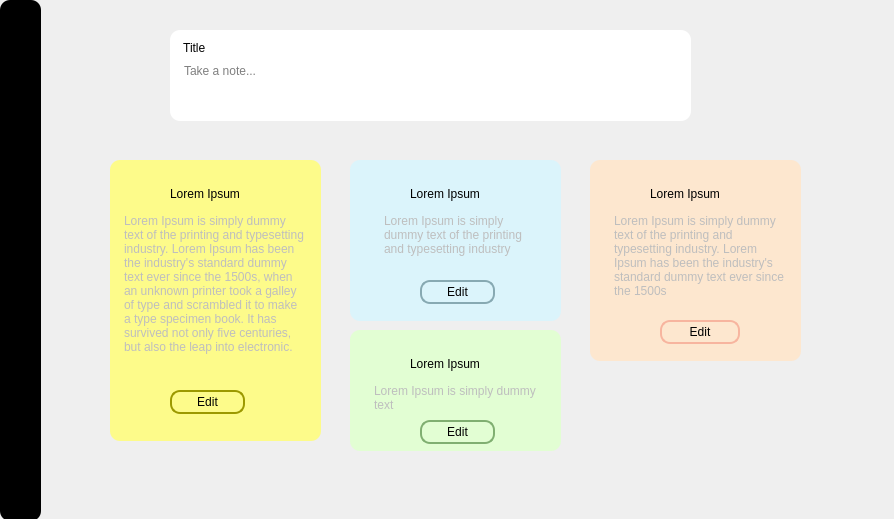
<?xml version="1.0" encoding="UTF-8"?>
<ui version="4.0">
 <class>Dialog</class>
 <widget class="QDialog" name="Dialog">
  <property name="geometry">
   <rect>
    <x>0</x>
    <y>0</y>
    <width>894</width>
    <height>519</height>
   </rect>
  </property>
  <property name="windowTitle">
   <string>Dialog</string>
  </property>
  <widget class="QFrame" name="frame_4">
   <property name="geometry">
    <rect>
     <x>590</x>
     <y>160</y>
     <width>211</width>
     <height>201</height>
    </rect>
   </property>
   <property name="styleSheet">
    <string notr="true">background-color: #FDE7CF;
border-radius: 10px;
</string>
   </property>
   <property name="frameShape">
    <enum>QFrame::StyledPanel</enum>
   </property>
   <property name="frameShadow">
    <enum>QFrame::Raised</enum>
   </property>
   <widget class="QLabel" name="label_17">
    <property name="geometry">
     <rect>
      <x>60</x>
      <y>20</y>
      <width>101</width>
      <height>41</height>
     </rect>
    </property>
    <property name="styleSheet">
     <string notr="true">font: 700 italic 12pt &quot;Arial&quot;;</string>
    </property>
    <property name="text">
     <string>Lorem Ipsum
</string>
    </property>
   </widget>
   <widget class="QLabel" name="label_18">
    <property name="geometry">
     <rect>
      <x>170</x>
      <y>0</y>
      <width>21</width>
      <height>21</height>
     </rect>
    </property>
    <property name="text">
     <string/>
    </property>
    <property name="pixmap">
     <pixmap>img/bookmark_FILL1_wght400_GRAD0_opsz48.png</pixmap>
    </property>
    <property name="scaledContents">
     <bool>true</bool>
    </property>
   </widget>
   <widget class="QPlainTextEdit" name="plainTextEdit_2">
    <property name="enabled">
     <bool>false</bool>
    </property>
    <property name="geometry">
     <rect>
      <x>20</x>
      <y>50</y>
      <width>180</width>
      <height>131</height>
     </rect>
    </property>
    <property name="styleSheet">
     <string notr="true"/>
    </property>
    <property name="plainText">
     <string>Lorem Ipsum is simply dummy text of the printing and typesetting industry. Lorem Ipsum has been the industry's standard dummy text ever since the 1500s
</string>
    </property>
   </widget>
   <widget class="QPushButton" name="btn_edit1">
    <property name="geometry">
     <rect>
      <x>70</x>
      <y>160</y>
      <width>80</width>
      <height>24</height>
     </rect>
    </property>
    <property name="styleSheet">
     <string notr="true">font: 10pt &quot;Arial&quot;;
border:  2px solid #F7B59F;</string>
    </property>
    <property name="text">
     <string>Edit</string>
    </property>
   </widget>
  </widget>
  <widget class="QFrame" name="frame_5">
   <property name="geometry">
    <rect>
     <x>350</x>
     <y>330</y>
     <width>211</width>
     <height>121</height>
    </rect>
   </property>
   <property name="styleSheet">
    <string notr="true">background-color: #E2FED3;
border-radius: 10px;
</string>
   </property>
   <property name="frameShape">
    <enum>QFrame::StyledPanel</enum>
   </property>
   <property name="frameShadow">
    <enum>QFrame::Raised</enum>
   </property>
   <widget class="QLabel" name="label_19">
    <property name="geometry">
     <rect>
      <x>60</x>
      <y>20</y>
      <width>101</width>
      <height>41</height>
     </rect>
    </property>
    <property name="styleSheet">
     <string notr="true">font: 700 italic 12pt &quot;Arial&quot;;</string>
    </property>
    <property name="text">
     <string>Lorem Ipsum
</string>
    </property>
   </widget>
   <widget class="QLabel" name="label_20">
    <property name="geometry">
     <rect>
      <x>170</x>
      <y>0</y>
      <width>21</width>
      <height>21</height>
     </rect>
    </property>
    <property name="text">
     <string/>
    </property>
    <property name="pixmap">
     <pixmap>img/bookmark_FILL1_wght400_GRAD0_opsz48.png</pixmap>
    </property>
    <property name="scaledContents">
     <bool>true</bool>
    </property>
   </widget>
   <widget class="QPlainTextEdit" name="plainTextEdit_4">
    <property name="enabled">
     <bool>false</bool>
    </property>
    <property name="geometry">
     <rect>
      <x>20</x>
      <y>50</y>
      <width>181</width>
      <height>91</height>
     </rect>
    </property>
    <property name="styleSheet">
     <string notr="true"/>
    </property>
    <property name="plainText">
     <string>Lorem Ipsum is simply dummy text 
</string>
    </property>
   </widget>
   <widget class="QPushButton" name="btn_edit3">
    <property name="geometry">
     <rect>
      <x>70</x>
      <y>90</y>
      <width>75</width>
      <height>24</height>
     </rect>
    </property>
    <property name="styleSheet">
     <string notr="true">font: 10pt &quot;Arial&quot;;
border:  2px solid #80AF71;</string>
    </property>
    <property name="text">
     <string>Edit</string>
    </property>
   </widget>
  </widget>
  <widget class="QFrame" name="frame_3">
   <property name="geometry">
    <rect>
     <x>350</x>
     <y>160</y>
     <width>211</width>
     <height>161</height>
    </rect>
   </property>
   <property name="styleSheet">
    <string notr="true">background-color: #DBF4FB;
border-radius: 10px;
</string>
   </property>
   <property name="frameShape">
    <enum>QFrame::StyledPanel</enum>
   </property>
   <property name="frameShadow">
    <enum>QFrame::Raised</enum>
   </property>
   <widget class="QLabel" name="label_15">
    <property name="geometry">
     <rect>
      <x>60</x>
      <y>20</y>
      <width>101</width>
      <height>41</height>
     </rect>
    </property>
    <property name="styleSheet">
     <string notr="true">font: 700 italic 12pt &quot;Arial&quot;;</string>
    </property>
    <property name="text">
     <string>Lorem Ipsum
</string>
    </property>
   </widget>
   <widget class="QLabel" name="label_16">
    <property name="geometry">
     <rect>
      <x>170</x>
      <y>0</y>
      <width>21</width>
      <height>21</height>
     </rect>
    </property>
    <property name="text">
     <string/>
    </property>
    <property name="pixmap">
     <pixmap>img/bookmark_FILL1_wght400_GRAD0_opsz48.png</pixmap>
    </property>
    <property name="scaledContents">
     <bool>true</bool>
    </property>
   </widget>
   <widget class="QPlainTextEdit" name="plainTextEdit_3">
    <property name="enabled">
     <bool>false</bool>
    </property>
    <property name="geometry">
     <rect>
      <x>30</x>
      <y>50</y>
      <width>161</width>
      <height>91</height>
     </rect>
    </property>
    <property name="styleSheet">
     <string notr="true"/>
    </property>
    <property name="plainText">
     <string>Lorem Ipsum is simply dummy text of the printing and typesetting industry
</string>
    </property>
   </widget>
   <widget class="QPushButton" name="btn_edit2">
    <property name="geometry">
     <rect>
      <x>70</x>
      <y>120</y>
      <width>75</width>
      <height>24</height>
     </rect>
    </property>
    <property name="styleSheet">
     <string notr="true">font: 10pt &quot;Arial&quot;;
border:  2px solid #87A9B2;</string>
    </property>
    <property name="text">
     <string>Edit</string>
    </property>
   </widget>
  </widget>
  <widget class="QFrame" name="frame">
   <property name="geometry">
    <rect>
     <x>170</x>
     <y>30</y>
     <width>521</width>
     <height>91</height>
    </rect>
   </property>
   <property name="styleSheet">
    <string notr="true">background-color: #ffffff;
border-radius: 10px;</string>
   </property>
   <property name="frameShape">
    <enum>QFrame::StyledPanel</enum>
   </property>
   <property name="frameShadow">
    <enum>QFrame::Raised</enum>
   </property>
   <widget class="QLabel" name="label">
    <property name="geometry">
     <rect>
      <x>10</x>
      <y>10</y>
      <width>51</width>
      <height>16</height>
     </rect>
    </property>
    <property name="styleSheet">
     <string notr="true">font: 700 italic 10pt &quot;Arial&quot;;</string>
    </property>
    <property name="text">
     <string> Title</string>
    </property>
   </widget>
   <widget class="QTextEdit" name="textEdit">
    <property name="enabled">
     <bool>true</bool>
    </property>
    <property name="geometry">
     <rect>
      <x>10</x>
      <y>30</y>
      <width>441</width>
      <height>31</height>
     </rect>
    </property>
    <property name="styleSheet">
     <string notr="true">border: 2px;
</string>
    </property>
    <property name="placeholderText">
     <string>Take a note...</string>
    </property>
   </widget>
   <widget class="QLabel" name="label_2">
    <property name="geometry">
     <rect>
      <x>120</x>
      <y>60</y>
      <width>21</width>
      <height>21</height>
     </rect>
    </property>
    <property name="styleSheet">
     <string notr="true"/>
    </property>
    <property name="text">
     <string/>
    </property>
    <property name="pixmap">
     <pixmap>img/person_add_FILL1_wght400_GRAD0_opsz48.png</pixmap>
    </property>
    <property name="scaledContents">
     <bool>true</bool>
    </property>
   </widget>
   <widget class="QLabel" name="label_3">
    <property name="geometry">
     <rect>
      <x>160</x>
      <y>60</y>
      <width>21</width>
      <height>21</height>
     </rect>
    </property>
    <property name="styleSheet">
     <string notr="true"/>
    </property>
    <property name="text">
     <string/>
    </property>
    <property name="pixmap">
     <pixmap>img/palette_FILL1_wght400_GRAD0_opsz48.png</pixmap>
    </property>
    <property name="scaledContents">
     <bool>true</bool>
    </property>
   </widget>
   <widget class="QLabel" name="label_4">
    <property name="geometry">
     <rect>
      <x>200</x>
      <y>60</y>
      <width>21</width>
      <height>21</height>
     </rect>
    </property>
    <property name="text">
     <string/>
    </property>
    <property name="pixmap">
     <pixmap>img/image_FILL1_wght400_GRAD0_opsz48.png</pixmap>
    </property>
    <property name="scaledContents">
     <bool>true</bool>
    </property>
   </widget>
   <widget class="QLabel" name="label_5">
    <property name="geometry">
     <rect>
      <x>240</x>
      <y>60</y>
      <width>21</width>
      <height>21</height>
     </rect>
    </property>
    <property name="text">
     <string/>
    </property>
    <property name="pixmap">
     <pixmap>img/movie_FILL1_wght400_GRAD0_opsz48.png</pixmap>
    </property>
    <property name="scaledContents">
     <bool>true</bool>
    </property>
   </widget>
   <widget class="QLabel" name="label_6">
    <property name="geometry">
     <rect>
      <x>280</x>
      <y>60</y>
      <width>21</width>
      <height>21</height>
     </rect>
    </property>
    <property name="text">
     <string/>
    </property>
    <property name="pixmap">
     <pixmap>img/add_alert_FILL1_wght400_GRAD0_opsz48.png</pixmap>
    </property>
    <property name="scaledContents">
     <bool>true</bool>
    </property>
   </widget>
   <widget class="QLabel" name="label_7">
    <property name="geometry">
     <rect>
      <x>310</x>
      <y>60</y>
      <width>31</width>
      <height>21</height>
     </rect>
    </property>
    <property name="text">
     <string/>
    </property>
    <property name="pixmap">
     <pixmap>img/keyboard_voice_FILL1_wght400_GRAD0_opsz48.png</pixmap>
    </property>
    <property name="scaledContents">
     <bool>true</bool>
    </property>
   </widget>
   <widget class="QLabel" name="label_8">
    <property name="geometry">
     <rect>
      <x>350</x>
      <y>60</y>
      <width>21</width>
      <height>21</height>
     </rect>
    </property>
    <property name="text">
     <string/>
    </property>
    <property name="pixmap">
     <pixmap>img/attach_file_add_FILL1_wght400_GRAD0_opsz48.png</pixmap>
    </property>
    <property name="scaledContents">
     <bool>true</bool>
    </property>
   </widget>
   <widget class="QLabel" name="label_9">
    <property name="geometry">
     <rect>
      <x>380</x>
      <y>60</y>
      <width>16</width>
      <height>21</height>
     </rect>
    </property>
    <property name="text">
     <string/>
    </property>
    <property name="pixmap">
     <pixmap>img/more_vert_FILL1_wght400_GRAD0_opsz48.png</pixmap>
    </property>
    <property name="scaledContents">
     <bool>true</bool>
    </property>
   </widget>
   <widget class="QLabel" name="label_10">
    <property name="geometry">
     <rect>
      <x>490</x>
      <y>0</y>
      <width>21</width>
      <height>21</height>
     </rect>
    </property>
    <property name="text">
     <string/>
    </property>
    <property name="pixmap">
     <pixmap>img/bookmark_FILL1_wght400_GRAD0_opsz48.png</pixmap>
    </property>
    <property name="scaledContents">
     <bool>true</bool>
    </property>
   </widget>
  </widget>
  <widget class="QFrame" name="frame_2">
   <property name="geometry">
    <rect>
     <x>110</x>
     <y>160</y>
     <width>211</width>
     <height>281</height>
    </rect>
   </property>
   <property name="styleSheet">
    <string notr="true">background-color: #FDFB8A;
border-radius: 10px;</string>
   </property>
   <property name="frameShape">
    <enum>QFrame::StyledPanel</enum>
   </property>
   <property name="frameShadow">
    <enum>QFrame::Raised</enum>
   </property>
   <widget class="QLabel" name="label_11">
    <property name="geometry">
     <rect>
      <x>60</x>
      <y>20</y>
      <width>101</width>
      <height>41</height>
     </rect>
    </property>
    <property name="styleSheet">
     <string notr="true">font: 700 italic 12pt &quot;Arial&quot;;</string>
    </property>
    <property name="text">
     <string>Lorem Ipsum
</string>
    </property>
   </widget>
   <widget class="QLabel" name="label_12">
    <property name="geometry">
     <rect>
      <x>170</x>
      <y>0</y>
      <width>21</width>
      <height>21</height>
     </rect>
    </property>
    <property name="text">
     <string/>
    </property>
    <property name="pixmap">
     <pixmap>img/bookmark_FILL1_wght400_GRAD0_opsz48.png</pixmap>
    </property>
    <property name="scaledContents">
     <bool>true</bool>
    </property>
   </widget>
   <widget class="QPlainTextEdit" name="plainTextEdit">
    <property name="enabled">
     <bool>false</bool>
    </property>
    <property name="geometry">
     <rect>
      <x>10</x>
      <y>50</y>
      <width>191</width>
      <height>191</height>
     </rect>
    </property>
    <property name="styleSheet">
     <string notr="true"/>
    </property>
    <property name="plainText">
     <string>Lorem Ipsum is simply dummy text of the printing and typesetting industry. Lorem Ipsum has been the industry's standard dummy text ever since the 1500s, when an unknown printer took a galley of type and scrambled it to make a type specimen book. It has survived not only five centuries, but also the leap into electronic.</string>
    </property>
   </widget>
   <widget class="QPushButton" name="btn_edit">
    <property name="geometry">
     <rect>
      <x>60</x>
      <y>230</y>
      <width>75</width>
      <height>24</height>
     </rect>
    </property>
    <property name="styleSheet">
     <string notr="true">background-color: #FDFB8A;
font: 10pt &quot;Arial&quot;;
border:  2px solid #9C9900;</string>
    </property>
    <property name="text">
     <string>Edit</string>
    </property>
   </widget>
  </widget>
  <widget class="QFrame" name="frame_6">
   <property name="geometry">
    <rect>
     <x>0</x>
     <y>0</y>
     <width>41</width>
     <height>521</height>
    </rect>
   </property>
   <property name="styleSheet">
    <string notr="true">background-color: #000000;
border-radius: 10px;</string>
   </property>
   <property name="frameShape">
    <enum>QFrame::StyledPanel</enum>
   </property>
   <property name="frameShadow">
    <enum>QFrame::Raised</enum>
   </property>
   <widget class="QLabel" name="label_13">
    <property name="geometry">
     <rect>
      <x>10</x>
      <y>20</y>
      <width>21</width>
      <height>21</height>
     </rect>
    </property>
    <property name="text">
     <string/>
    </property>
    <property name="pixmap">
     <pixmap>img/spaces_-MWcLXaW6te9yNIG__kn_avatar-1616661413606.png</pixmap>
    </property>
    <property name="scaledContents">
     <bool>true</bool>
    </property>
   </widget>
   <widget class="QLabel" name="label_14">
    <property name="geometry">
     <rect>
      <x>10</x>
      <y>480</y>
      <width>21</width>
      <height>21</height>
     </rect>
    </property>
    <property name="text">
     <string/>
    </property>
    <property name="pixmap">
     <pixmap>img/icons8-setting-64.png</pixmap>
    </property>
    <property name="scaledContents">
     <bool>true</bool>
    </property>
   </widget>
   <widget class="QLabel" name="label_21">
    <property name="geometry">
     <rect>
      <x>10</x>
      <y>440</y>
      <width>21</width>
      <height>21</height>
     </rect>
    </property>
    <property name="text">
     <string/>
    </property>
    <property name="pixmap">
     <pixmap>img/icons8-trash-can-64.png</pixmap>
    </property>
    <property name="scaledContents">
     <bool>true</bool>
    </property>
   </widget>
   <widget class="QLabel" name="label_22">
    <property name="geometry">
     <rect>
      <x>10</x>
      <y>400</y>
      <width>21</width>
      <height>21</height>
     </rect>
    </property>
    <property name="text">
     <string/>
    </property>
    <property name="pixmap">
     <pixmap>img/icons8-archive-64.png</pixmap>
    </property>
    <property name="scaledContents">
     <bool>true</bool>
    </property>
   </widget>
  </widget>
 </widget>
 <resources/>
 <connections/>
</ui>
